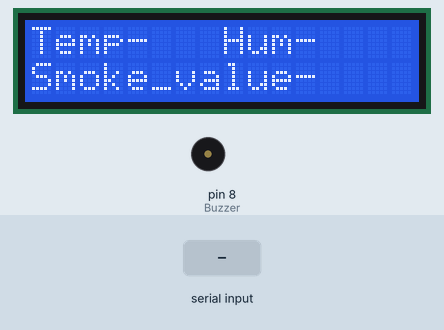
Bench run of a sketch on a simulated Arduino Uno, built with avr-gcc and run on an emulated ATmega328P. On the bench: 16×2 character LCD, buzzer (waves = sounding, pin HIGH). Inputs (shaded band) come from the test bench. What the sketch prints to the serial monitor is not drawn.

Above: at 1.2 s.
1.3 s: "3" received over Serial
At 4.2 s:
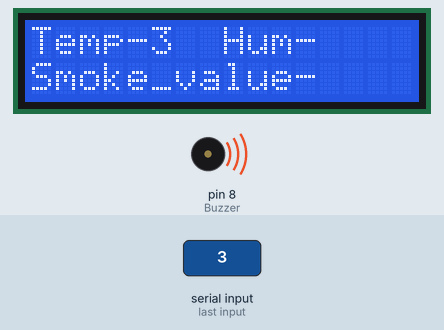
4.3 s: "1" received over Serial
At 8.6 s:
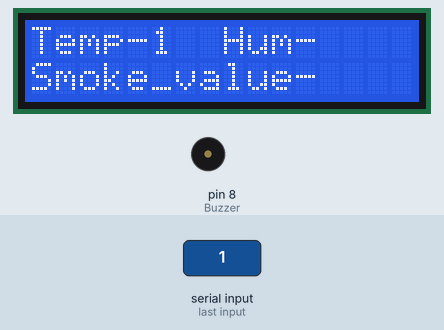
Timing chart, 0 to 10.1 s (numbered marks = the images above; inputs shaded):
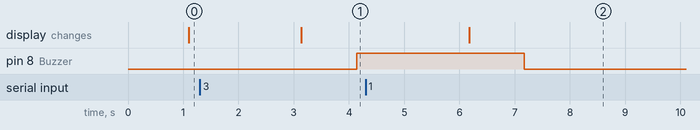

Measured:
- after the input at 1.3 s, pin 8 (Buzzer): LOW → HIGH after 2.8 s; the display: changes after 1.8 s (image 1)
- after the input at 4.3 s, pin 8 (Buzzer): HIGH → LOW after 2.9 s; the display: changes after 1.9 s (image 2)

The sketch:

lcd_xbee.ino
```cpp
#include <Wire.h>
#include <LiquidCrystal_I2C.h>
LiquidCrystal_I2C lcd(0x27, 2, 1, 0, 4, 5, 6, 7, 3, POSITIVE);
int Buzzer=8,temp[7],i;
void setup()
{
  pinMode(Buzzer,OUTPUT);
  Serial.begin(9600);
  lcd.begin(16,2);
  lcd.backlight();
}

void loop()

{
i=0;
  while(Serial.available()>0){
    temp[i] = Serial.read();
    i++;
  }
Serial.print("the temperature is : ");
Serial.write(temp[0]);
Serial.write(temp[1]);
Serial.println();
Serial.print("the humidity is : ");
Serial.write(temp[2]);
Serial.write(temp[3]);
Serial.println();
Serial.print("the smoke value is : ");
Serial.write(temp[4]);
Serial.write(temp[5]);
Serial.write(temp[6]);
Serial.println();
delay (1000);

lcd.setCursor(0,0);
lcd.write("Temp-");
lcd.write(temp[0]);
lcd.write(temp[1]);
lcd.write(' ');
//delay(1000);
//lcd.setCursor(0,1);
lcd.write("Hum-");
lcd.write(temp[2]);
lcd.write(temp[3]);
lcd.setCursor(0,1);
lcd.write("Smoke_value-");
lcd.write(temp[4]);
lcd.write(temp[5]);
lcd.write(temp[6]);
delay(1000);

if (temp[0] == 51){
  digitalWrite(Buzzer,HIGH);
  delay(1000);
}
else {
    digitalWrite(Buzzer,LOW);

}
}
```
